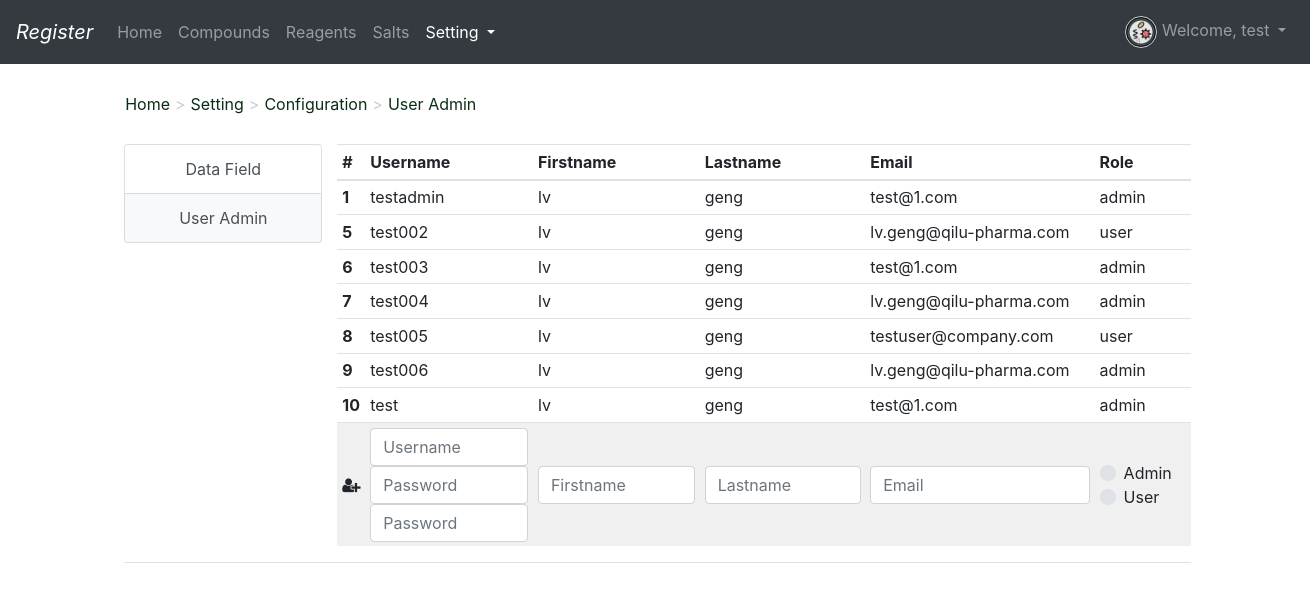
The page /user_admin/ (signed in) on the database its author committed.
### user/models.py (models this page shows)
class UsersInfo(models.Model):
    username = models.CharField(max_length=20)
    firstname = models.CharField(max_length=50,default='')
    lastname = models.CharField(max_length=50,default='')
    password = models.CharField(max_length=1000)
    age=models.IntegerField(default=0)
    email=models.EmailField(default='')
    badge=models.IntegerField(default=0)
    phone_number=models.IntegerField(default=0)
    register_time = models.DateField(null=True,auto_now_add=True)
    status = models.CharField(max_length=50,default='')
    role = models.CharField(max_length=50, default='')
    avatar_file_path = models.CharField(max_length=500,default='')

### user/views.py (the view)
# urls.py: path('user_admin/', user_view.user_admin),
def user_admin(request):
    if request.session.get('is_login'):
        username = request.session.get('username')
        user_info = UsersInfo.objects.get(username=username)
        if request.method == 'POST':
            reg_username = request.POST.get('reg_username')
            password1 = request.POST.get('password1')
            password2 = request.POST.get('password2')
            firstname = request.POST.get('firstname')
            lastname = request.POST.get('lastname')
            email = request.POST.get('email')
            role = request.POST.get('role')
            avatar_default = '/static/avatar/default.png'
            avatar_file_path = avatar_default
            if UsersInfo.objects.filter(username=reg_username).exists():
                message = '用户名已存在，请重新输入！'
            elif password1 != password2:
                message = '两次密码不一致！！'
            else:
                hash_password = make_password(password1)
                info = UsersInfo(username=reg_username, password=hash_password,firstname=firstname,lastname=lastname,email=email,role=role,avatar_file_path=avatar_file_path)
                info.save()
                message = '添加用户成功！'
            user_list = UsersInfo.objects.all()
            user_show = []
            for user in user_list:
                user_dict = {}
                user_dict['default_id'] = user.id
                user_dict['username'] = user.username
                user_dict['firstname'] = user.firstname
                user_dict['lastname'] = user.lastname
                user_dict['email'] = user.email
                user_dict['role'] = user.role
                user_show.append(user_dict)
            return render(request, 'user_admin.html', locals())
        else:
            user_list = UsersInfo.objects.all()
            user_show = []
            for user in user_list:
                user_dict = {}
                user_dict['default_id'] = user.id
                user_dict['username'] = user.username
                user_dict['firstname'] = user.firstname
                user_dict['lastname'] = user.lastname
                user_dict['email'] = user.email
                user_dict['role'] = user.role
                user_show.append(user_dict)
            return render(request, 'user_admin.html', locals())
    else:
        return redirect("/login/")

### register/template/user_admin.html (shortened to what this page needs)
{% extends "base.html" %}
{% block mainbody %}
<nav class="navbar navbar-expand-lg navbar-dark bg-dark">
    <a class="navbar-brand" href="/index/"><i>Register</i></a>
  <div class="collapse navbar-collapse" id="navbarSupportedContent">
    <ul class="navbar-nav mr-auto">
      <li class="nav-item">
        <a class="nav-link" href="/index/">Home <span class="sr-only">(current)</span></a>
      </li>
      <li class="nav-item">
        <a class="nav-link" href="/compoundlist">Compounds</a>
      </li>
      <li class="nav-item">
        <a class="nav-link" href="/reagentlist">Reagents</a>
      </li>
      <li class="nav-item">
        <a class="nav-link" href="/saltlist">Salts</a>
      </li>
      <li class="nav-item active dropdown">
        <a class="nav-link dropdown-toggle" href="#" id="navbarDropdown" role="button" data-toggle="dropdown" aria-haspopup="true" aria-expanded="false">
          Setting
        </a>
      </li>
    </ul>
    <ul class="navbar-nav">
      <li class="nav-item dropdown">
        <a class="nav-link dropdown-toggle" href="#" id="navbarDropdown" role="button" data-toggle="dropdown" aria-haspopup="true" aria-expanded="false">
            <img src="{{ user_info.avatar_file_path }}"  style="wdith:2rem;height:2rem;border-radius: 50%;border:1px solid #cccccc">
            Welcome, {{ username }}
        </a>
      </li>
    </ul>
  </div>
</nav>
<nav aria-label="breadcrumb" class="offset-1 mt-3">
  <ol class="breadcrumb">
    <li><a style="text-decoration: none" class='breada' href="/index/">Home</a></li>
    <li><a style="text-decoration: none" class='breada' href="/custome_fields/">Setting</a></li>
    <li><a style="text-decoration: none" class='breada' href="/custome_fields/">Configuration</a></li>
    <li><a style="text-decoration: none" class='breada' href="/user_admin/">User Admin</a></li>
  </ol>
</nav>
<div class="col-10 offset-1 row table">
    <div class="col-2 list-group text-center">
      <a href="/custome_fields/" class="list-group-item list-group-item-action">Data Field</a>
      <a href="" class="list-group-item list-group-item-action" style="background-color: #f8f9fa ">User Admin</a>
    </div>
    <table class="table table-hover table-sm col-8">
      <thead>
        <tr>
          <th scope="col">#</th>
          <th scope="col">Username</th>
          <th scope="col">Firstname</th>
          <th scope="col">Lastname</th>
          <th scope="col">Email</th>
          <th scope="col">Role</th>
        </tr>
      </thead>
      <tbody>
      {% for user in user_show %}
        <tr>
          <th scope="row">{{ user.default_id }}</th>
          <td>{{ user.username }}</td>
          <td>{{ user.firstname }}</td>
          <td>{{ user.lastname }}</td>
          <td>{{ user.email }}</td>
          <td>{{ user.role }}</td>
        </tr>
      {% endfor %}
       <tr style="background-color: #f0f0f0">
           <form method="post" id="new_user">
              <th style="vertical-align: middle"><a style='cursor:pointer;'onclick="document.getElementById('new_user').submit()" ><i class="fa fa-user-plus"></i></a></th>
              <td>
                  <input name="reg_username" type="username" class="form-control" placeholder="Username">
                  <input name="password1" type="password" class="form-control" placeholder="Password">
                  <input name="password2" type="password" class="form-control" placeholder="Password">
              </td>
              <td style="vertical-align: middle"><input name="firstname" type="text" class="form-control" placeholder="Firstname"></td>
              <td style="vertical-align: middle"><input name="lastname"type="text" class="form-control" placeholder="Lastname"></td>
              <td style="vertical-align: middle"><input name="email" type="text" class="form-control" placeholder="Email"></td>
              <td style="vertical-align: middle;width: 6rem">
                  <div class="custom-control custom-radio">
                      <label class="custom-control-label" for="role_admin">Admin</label>
                    </div>
                    <div class="custom-control custom-radio">
                      <label class="custom-control-label" for="role_user">User</label>
                  </div>
              </td>
           </form>
        </tr>
        <table class="table table-hover table-sm col-2">
        </table>
         <table class="table table-hover table-sm col-10">
              <td class="text-center">
              </td>
        </table>
      </tbody>
    </table>
</div>
{% endblock %}

### register/template/user_admin.html (style rules this page uses)
.breadcrumb > li + li:before { color: #cccccc; content: ">"; padding: 0 5px; background-color: #fff; }
.breada { color:#0b2e13; text-decoration: none; ; }
.breadcrumb { background-color: #fff; }

### rows shown on the page
UsersInfo: avatar_file_path (picture), username "test", username "test", firstname "lv", lastname "geng", email "test@1.com", role "admin"
UsersInfo: username "testadmin", firstname "lv", lastname "geng", email "test@1.com", role "admin"
UsersInfo: username "test002", firstname "lv", lastname "geng", email "lv.geng@qilu-pharma.com", role "user"
UsersInfo: username "test003", firstname "lv", lastname "geng", email "test@1.com", role "admin"
UsersInfo: username "test004", firstname "lv", lastname "geng", email "lv.geng@qilu-pharma.com", role "admin"
UsersInfo: username "test005", firstname "lv", lastname "geng", email "testuser@company.com", role "user"
UsersInfo: username "test006", firstname "lv", lastname "geng", email "lv.geng@qilu-pharma.com", role "admin"

### other values the page prints
{{ user.default_id }} "1" "5" "6" "7" "8" "9" "10"
